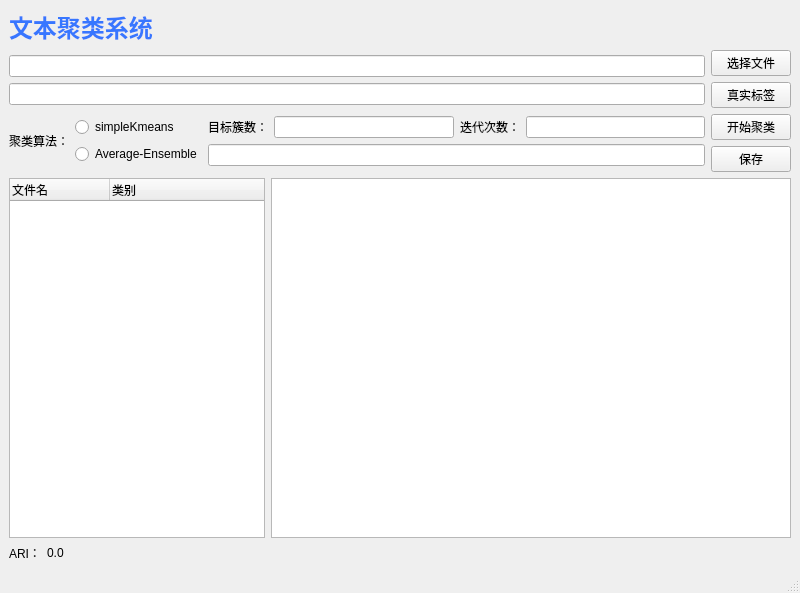
<?xml version="1.0" encoding="UTF-8"?>
<ui version="4.0">
 <class>MainWindow</class>
 <widget class="QMainWindow" name="MainWindow">
  <property name="geometry">
   <rect>
    <x>0</x>
    <y>0</y>
    <width>800</width>
    <height>593</height>
   </rect>
  </property>
  <property name="windowTitle">
   <string>MainWindow</string>
  </property>
  <widget class="QWidget" name="centralwidget">
   <layout class="QGridLayout" name="gridLayout">
    <item row="0" column="0">
     <widget class="QLabel" name="label_2">
      <property name="text">
       <string>&lt;html&gt;&lt;head/&gt;&lt;body&gt;&lt;p&gt;&lt;span style=&quot; font-size:18pt; font-weight:600; color:#3776ff;&quot;&gt;文本聚类系统&lt;/span&gt;&lt;/p&gt;&lt;/body&gt;&lt;/html&gt;</string>
      </property>
     </widget>
    </item>
    <item row="1" column="0">
     <layout class="QHBoxLayout" name="horizontalLayout_5">
      <item>
       <layout class="QVBoxLayout" name="verticalLayout_5">
        <item>
         <layout class="QVBoxLayout" name="verticalLayout_3">
          <item>
           <widget class="QLineEdit" name="file_path_txt"/>
          </item>
          <item>
           <widget class="QLineEdit" name="label_path_txt"/>
          </item>
         </layout>
        </item>
        <item>
         <layout class="QHBoxLayout" name="horizontalLayout_4">
          <item>
           <widget class="QLabel" name="cluster_kind_lb">
            <property name="text">
             <string>聚类算法：</string>
            </property>
           </widget>
          </item>
          <item>
           <layout class="QVBoxLayout" name="verticalLayout">
            <item>
             <widget class="QRadioButton" name="km_radio">
              <property name="text">
               <string>simpleKmeans</string>
              </property>
             </widget>
            </item>
            <item>
             <widget class="QRadioButton" name="av_ensembel_radio">
              <property name="text">
               <string>Average-Ensemble</string>
              </property>
             </widget>
            </item>
           </layout>
          </item>
          <item>
           <layout class="QVBoxLayout" name="verticalLayout_4">
            <item>
             <layout class="QHBoxLayout" name="horizontalLayout_3">
              <item>
               <layout class="QHBoxLayout" name="horizontalLayout">
                <item>
                 <widget class="QLabel" name="label_3">
                  <property name="text">
                   <string>目标簇数：</string>
                  </property>
                 </widget>
                </item>
                <item>
                 <widget class="QLineEdit" name="aimK_txt">
                  <property name="text">
                   <string/>
                  </property>
                 </widget>
                </item>
               </layout>
              </item>
              <item>
               <layout class="QHBoxLayout" name="horizontalLayout_2">
                <item>
                 <widget class="QLabel" name="label_iter">
                  <property name="text">
                   <string>迭代次数：</string>
                  </property>
                 </widget>
                </item>
                <item>
                 <widget class="QLineEdit" name="iters_txt">
                  <property name="text">
                   <string/>
                  </property>
                 </widget>
                </item>
               </layout>
              </item>
             </layout>
            </item>
            <item>
             <widget class="QLineEdit" name="save_path_txt"/>
            </item>
           </layout>
          </item>
         </layout>
        </item>
       </layout>
      </item>
      <item>
       <layout class="QVBoxLayout" name="verticalLayout_2">
        <item>
         <widget class="QPushButton" name="chose_file_btn">
          <property name="text">
           <string>选择文件</string>
          </property>
         </widget>
        </item>
        <item>
         <widget class="QPushButton" name="label_btn">
          <property name="text">
           <string>真实标签</string>
          </property>
         </widget>
        </item>
        <item>
         <widget class="QPushButton" name="run_btn">
          <property name="text">
           <string>开始聚类</string>
          </property>
         </widget>
        </item>
        <item>
         <widget class="QPushButton" name="save_btn">
          <property name="text">
           <string>保存</string>
          </property>
         </widget>
        </item>
       </layout>
      </item>
     </layout>
    </item>
    <item row="2" column="0">
     <layout class="QHBoxLayout" name="horizontalLayout_6" stretch="0,3">
      <item>
       <widget class="QTreeWidget" name="tree">
        <column>
         <property name="text">
          <string>文件名</string>
         </property>
        </column>
        <column>
         <property name="text">
          <string>类别</string>
         </property>
        </column>
       </widget>
      </item>
      <item>
       <widget class="QTextEdit" name="text_content"/>
      </item>
     </layout>
    </item>
    <item row="3" column="0">
     <layout class="QHBoxLayout" name="horizontalLayout_7" stretch="0,2">
      <item>
       <widget class="QLabel" name="label_5">
        <property name="text">
         <string>ARI：</string>
        </property>
       </widget>
      </item>
      <item>
       <widget class="QLabel" name="ARI_show">
        <property name="text">
         <string>0.0</string>
        </property>
       </widget>
      </item>
     </layout>
    </item>
   </layout>
  </widget>
  <widget class="QMenuBar" name="menubar">
   <property name="geometry">
    <rect>
     <x>0</x>
     <y>0</y>
     <width>800</width>
     <height>23</height>
    </rect>
   </property>
  </widget>
  <widget class="QStatusBar" name="statusbar"/>
 </widget>
 <resources/>
 <connections/>
</ui>
